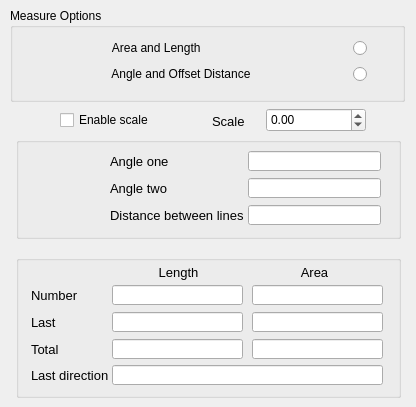
<?xml version="1.0" encoding="UTF-8"?>
<ui version="4.0">
 <class>Measure_Dialog</class>
 <widget class="QDialog" name="Measure_Dialog">
  <property name="geometry">
   <rect>
    <x>0</x>
    <y>0</y>
    <width>416</width>
    <height>407</height>
   </rect>
  </property>
  <property name="minimumSize">
   <size>
    <width>416</width>
    <height>407</height>
   </size>
  </property>
  <property name="sizeIncrement">
   <size>
    <width>416</width>
    <height>407</height>
   </size>
  </property>
  <property name="windowTitle">
   <string>Measure options</string>
  </property>
  <widget class="QLabel" name="label_4">
   <property name="geometry">
    <rect>
     <x>212</x>
     <y>111</y>
     <width>53</width>
     <height>20</height>
    </rect>
   </property>
   <property name="font">
    <font>
     <pointsize>10</pointsize>
    </font>
   </property>
   <property name="text">
    <string>Scale</string>
   </property>
   <property name="alignment">
    <set>Qt::AlignLeading|Qt::AlignLeft|Qt::AlignVCenter</set>
   </property>
  </widget>
  <widget class="QGroupBox" name="groupBox">
   <property name="geometry">
    <rect>
     <x>16</x>
     <y>255</y>
     <width>385</width>
     <height>143</height>
    </rect>
   </property>
   <property name="title">
    <string/>
   </property>
   <widget class="QLineEdit" name="_100">
    <property name="geometry">
     <rect>
      <x>96</x>
      <y>30</y>
      <width>131</width>
      <height>20</height>
     </rect>
    </property>
    <property name="readOnly">
     <bool>true</bool>
    </property>
   </widget>
   <widget class="QLabel" name="label_5">
    <property name="geometry">
     <rect>
      <x>15</x>
      <y>30</y>
      <width>71</width>
      <height>20</height>
     </rect>
    </property>
    <property name="font">
     <font>
      <pointsize>10</pointsize>
     </font>
    </property>
    <property name="text">
     <string>Number</string>
    </property>
    <property name="alignment">
     <set>Qt::AlignLeading|Qt::AlignLeft|Qt::AlignVCenter</set>
    </property>
   </widget>
   <widget class="QLineEdit" name="_103">
    <property name="geometry">
     <rect>
      <x>236</x>
      <y>30</y>
      <width>131</width>
      <height>20</height>
     </rect>
    </property>
    <property name="readOnly">
     <bool>true</bool>
    </property>
   </widget>
   <widget class="QLabel" name="label_6">
    <property name="geometry">
     <rect>
      <x>15</x>
      <y>57</y>
      <width>71</width>
      <height>20</height>
     </rect>
    </property>
    <property name="font">
     <font>
      <pointsize>10</pointsize>
     </font>
    </property>
    <property name="text">
     <string>Last</string>
    </property>
    <property name="alignment">
     <set>Qt::AlignLeading|Qt::AlignLeft|Qt::AlignVCenter</set>
    </property>
   </widget>
   <widget class="QLineEdit" name="_101">
    <property name="geometry">
     <rect>
      <x>96</x>
      <y>57</y>
      <width>131</width>
      <height>20</height>
     </rect>
    </property>
    <property name="readOnly">
     <bool>true</bool>
    </property>
   </widget>
   <widget class="QLineEdit" name="_104">
    <property name="geometry">
     <rect>
      <x>236</x>
      <y>57</y>
      <width>131</width>
      <height>20</height>
     </rect>
    </property>
    <property name="readOnly">
     <bool>true</bool>
    </property>
   </widget>
   <widget class="QLineEdit" name="_105">
    <property name="geometry">
     <rect>
      <x>236</x>
      <y>84</y>
      <width>131</width>
      <height>20</height>
     </rect>
    </property>
    <property name="readOnly">
     <bool>true</bool>
    </property>
   </widget>
   <widget class="QLineEdit" name="_102">
    <property name="geometry">
     <rect>
      <x>96</x>
      <y>84</y>
      <width>131</width>
      <height>20</height>
     </rect>
    </property>
    <property name="readOnly">
     <bool>true</bool>
    </property>
   </widget>
   <widget class="QLabel" name="label_7">
    <property name="geometry">
     <rect>
      <x>15</x>
      <y>84</y>
      <width>71</width>
      <height>20</height>
     </rect>
    </property>
    <property name="font">
     <font>
      <pointsize>10</pointsize>
     </font>
    </property>
    <property name="text">
     <string>Total</string>
    </property>
    <property name="alignment">
     <set>Qt::AlignLeading|Qt::AlignLeft|Qt::AlignVCenter</set>
    </property>
   </widget>
   <widget class="QLabel" name="label_8">
    <property name="geometry">
     <rect>
      <x>15</x>
      <y>110</y>
      <width>81</width>
      <height>20</height>
     </rect>
    </property>
    <property name="font">
     <font>
      <pointsize>10</pointsize>
     </font>
    </property>
    <property name="text">
     <string>Last direction</string>
    </property>
    <property name="alignment">
     <set>Qt::AlignLeading|Qt::AlignLeft|Qt::AlignVCenter</set>
    </property>
   </widget>
   <widget class="QLineEdit" name="_106">
    <property name="geometry">
     <rect>
      <x>96</x>
      <y>110</y>
      <width>271</width>
      <height>20</height>
     </rect>
    </property>
    <property name="readOnly">
     <bool>true</bool>
    </property>
   </widget>
   <widget class="QLabel" name="label_12">
    <property name="geometry">
     <rect>
      <x>138</x>
      <y>7</y>
      <width>49</width>
      <height>20</height>
     </rect>
    </property>
    <property name="font">
     <font>
      <pointsize>10</pointsize>
     </font>
    </property>
    <property name="text">
     <string>Length</string>
    </property>
    <property name="alignment">
     <set>Qt::AlignCenter</set>
    </property>
   </widget>
   <widget class="QLabel" name="label_13">
    <property name="geometry">
     <rect>
      <x>274</x>
      <y>7</y>
      <width>49</width>
      <height>20</height>
     </rect>
    </property>
    <property name="font">
     <font>
      <pointsize>10</pointsize>
     </font>
    </property>
    <property name="text">
     <string>Area</string>
    </property>
    <property name="alignment">
     <set>Qt::AlignCenter</set>
    </property>
   </widget>
  </widget>
  <widget class="RCDoubleSpinBox" name="_108">
   <property name="geometry">
    <rect>
     <x>266</x>
     <y>108</y>
     <width>100</width>
     <height>24</height>
    </rect>
   </property>
   <property name="accelerated">
    <bool>true</bool>
   </property>
   <property name="minimum">
    <double>-100000000.000000000000000</double>
   </property>
   <property name="maximum">
    <double>100000000.000000000000000</double>
   </property>
  </widget>
  <widget class="QCheckBox" name="_107">
   <property name="geometry">
    <rect>
     <x>60</x>
     <y>110</y>
     <width>131</width>
     <height>20</height>
    </rect>
   </property>
   <property name="layoutDirection">
    <enum>Qt::LeftToRight</enum>
   </property>
   <property name="text">
    <string>Enable scale</string>
   </property>
  </widget>
  <widget class="QGroupBox" name="groupBox_2">
   <property name="geometry">
    <rect>
     <x>16</x>
     <y>137</y>
     <width>385</width>
     <height>102</height>
    </rect>
   </property>
   <property name="title">
    <string/>
   </property>
   <widget class="QLineEdit" name="_109">
    <property name="geometry">
     <rect>
      <x>232</x>
      <y>14</y>
      <width>133</width>
      <height>20</height>
     </rect>
    </property>
    <property name="readOnly">
     <bool>true</bool>
    </property>
   </widget>
   <widget class="QLabel" name="label_11">
    <property name="geometry">
     <rect>
      <x>94</x>
      <y>41</y>
      <width>137</width>
      <height>20</height>
     </rect>
    </property>
    <property name="font">
     <font>
      <pointsize>10</pointsize>
     </font>
    </property>
    <property name="text">
     <string>Angle two</string>
    </property>
    <property name="alignment">
     <set>Qt::AlignLeading|Qt::AlignLeft|Qt::AlignVCenter</set>
    </property>
   </widget>
   <widget class="QLineEdit" name="_111">
    <property name="geometry">
     <rect>
      <x>232</x>
      <y>68</y>
      <width>133</width>
      <height>20</height>
     </rect>
    </property>
    <property name="readOnly">
     <bool>true</bool>
    </property>
   </widget>
   <widget class="QLabel" name="label_10">
    <property name="geometry">
     <rect>
      <x>94</x>
      <y>68</y>
      <width>137</width>
      <height>20</height>
     </rect>
    </property>
    <property name="font">
     <font>
      <pointsize>10</pointsize>
     </font>
    </property>
    <property name="text">
     <string>Distance between lines</string>
    </property>
    <property name="alignment">
     <set>Qt::AlignLeading|Qt::AlignLeft|Qt::AlignVCenter</set>
    </property>
   </widget>
   <widget class="QLineEdit" name="_110">
    <property name="geometry">
     <rect>
      <x>232</x>
      <y>41</y>
      <width>133</width>
      <height>20</height>
     </rect>
    </property>
    <property name="readOnly">
     <bool>true</bool>
    </property>
   </widget>
   <widget class="QLabel" name="label_9">
    <property name="geometry">
     <rect>
      <x>94</x>
      <y>14</y>
      <width>137</width>
      <height>20</height>
     </rect>
    </property>
    <property name="font">
     <font>
      <pointsize>10</pointsize>
     </font>
    </property>
    <property name="text">
     <string>Angle one</string>
    </property>
    <property name="alignment">
     <set>Qt::AlignLeading|Qt::AlignLeft|Qt::AlignVCenter</set>
    </property>
   </widget>
  </widget>
  <widget class="QGroupBox" name="groupBox_3">
   <property name="geometry">
    <rect>
     <x>10</x>
     <y>8</y>
     <width>395</width>
     <height>94</height>
    </rect>
   </property>
   <property name="title">
    <string>Measure Options</string>
   </property>
   <widget class="QRadioButton" name="_120">
    <property name="geometry">
     <rect>
      <x>50</x>
      <y>30</y>
      <width>307</width>
      <height>20</height>
     </rect>
    </property>
    <property name="sizePolicy">
     <sizepolicy hsizetype="Minimum" vsizetype="Fixed">
      <horstretch>0</horstretch>
      <verstretch>0</verstretch>
     </sizepolicy>
    </property>
    <property name="layoutDirection">
     <enum>Qt::RightToLeft</enum>
    </property>
    <property name="text">
     <string>Area and Length                                            </string>
    </property>
   </widget>
   <widget class="QRadioButton" name="_121">
    <property name="geometry">
     <rect>
      <x>50</x>
      <y>56</y>
      <width>307</width>
      <height>20</height>
     </rect>
    </property>
    <property name="layoutDirection">
     <enum>Qt::RightToLeft</enum>
    </property>
    <property name="text">
     <string>Angle and Offset Distance                             </string>
    </property>
   </widget>
  </widget>
 </widget>
 <customwidgets>
  <customwidget>
   <class>RCDoubleSpinBox</class>
   <extends>QDoubleSpinBox</extends>
   <header>../RealCADQt/source/rcdoublespinbox.h</header>
  </customwidget>
 </customwidgets>
 <tabstops>
  <tabstop>_120</tabstop>
  <tabstop>_121</tabstop>
  <tabstop>_107</tabstop>
  <tabstop>_108</tabstop>
  <tabstop>_109</tabstop>
  <tabstop>_110</tabstop>
  <tabstop>_111</tabstop>
  <tabstop>_100</tabstop>
  <tabstop>_101</tabstop>
  <tabstop>_102</tabstop>
  <tabstop>_106</tabstop>
  <tabstop>_103</tabstop>
  <tabstop>_104</tabstop>
  <tabstop>_105</tabstop>
 </tabstops>
 <resources/>
 <connections/>
</ui>
